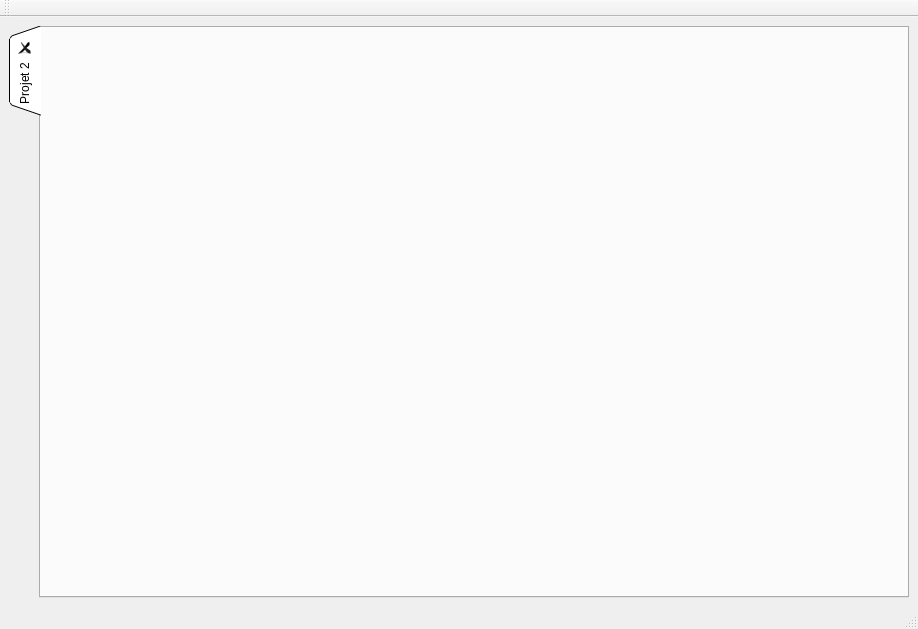
<?xml version="1.0" encoding="UTF-8"?>
<ui version="4.0">
 <class>MainWindow</class>
 <widget class="QMainWindow" name="MainWindow">
  <property name="geometry">
   <rect>
    <x>0</x>
    <y>0</y>
    <width>918</width>
    <height>629</height>
   </rect>
  </property>
  <property name="sizePolicy">
   <sizepolicy hsizetype="MinimumExpanding" vsizetype="MinimumExpanding">
    <horstretch>0</horstretch>
    <verstretch>0</verstretch>
   </sizepolicy>
  </property>
  <property name="minimumSize">
   <size>
    <width>800</width>
    <height>600</height>
   </size>
  </property>
  <property name="windowTitle">
   <string>MainWindow</string>
  </property>
  <widget class="QWidget" name="centralwidget">
   <layout class="QGridLayout" name="gridLayout_2">
    <item row="2" column="0">
     <layout class="QGridLayout" name="gridLayout">
      <item row="0" column="0">
       <widget class="QTabWidget" name="tabWidget">
        <property name="tabPosition">
         <enum>QTabWidget::West</enum>
        </property>
        <property name="tabShape">
         <enum>QTabWidget::Triangular</enum>
        </property>
        <property name="currentIndex">
         <number>0</number>
        </property>
        <property name="documentMode">
         <bool>false</bool>
        </property>
        <property name="tabsClosable">
         <bool>true</bool>
        </property>
        <property name="movable">
         <bool>true</bool>
        </property>
        <widget class="QWidget" name="tab_6">
         <attribute name="title">
          <string>Projet 2</string>
         </attribute>
         <layout class="QVBoxLayout" name="verticalLayout"/>
        </widget>
       </widget>
      </item>
     </layout>
    </item>
   </layout>
  </widget>
  <widget class="QMenuBar" name="menubar">
   <property name="geometry">
    <rect>
     <x>0</x>
     <y>0</y>
     <width>918</width>
     <height>25</height>
    </rect>
   </property>
  </widget>
  <widget class="QStatusBar" name="statusbar"/>
  <widget class="QToolBar" name="toolBar">
   <property name="windowTitle">
    <string>toolBar</string>
   </property>
   <attribute name="toolBarArea">
    <enum>TopToolBarArea</enum>
   </attribute>
   <attribute name="toolBarBreak">
    <bool>false</bool>
   </attribute>
  </widget>
  <action name="actionWeb">
   <property name="checkable">
    <bool>true</bool>
   </property>
   <property name="text">
    <string>activer web</string>
   </property>
   <property name="toolTip">
    <string>obvious</string>
   </property>
  </action>
  <action name="action">
   <property name="checkable">
    <bool>true</bool>
   </property>
   <property name="text">
    <string>plap</string>
   </property>
   <property name="toolTip">
    <string>hohoho</string>
   </property>
  </action>
  <action name="actionLoop">
   <property name="checkable">
    <bool>true</bool>
   </property>
   <property name="text">
    <string>loop</string>
   </property>
   <property name="toolTip">
    <string>c'est la vie!</string>
   </property>
   <property name="shortcut">
    <string>Ctrl+Alt+L</string>
   </property>
  </action>
  <action name="actionOngsuiv">
   <property name="text">
    <string>ongsuiv</string>
   </property>
   <property name="shortcut">
    <string>Ctrl+PgDown</string>
   </property>
  </action>
  <action name="actionOngprec">
   <property name="text">
    <string>ongprec</string>
   </property>
   <property name="shortcut">
    <string>Ctrl+PgUp</string>
   </property>
  </action>
 </widget>
 <resources/>
 <connections/>
</ui>
